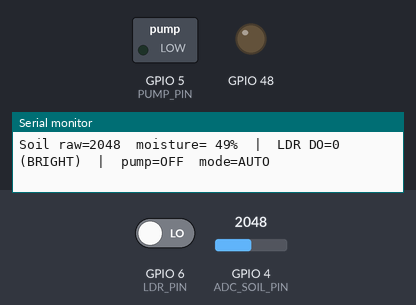
Bench run of a program on a simulated ESP32-S3. Shown: switched loads named in the program (green lamp = pin HIGH), output pins drawn as LEDs (lit = HIGH), the last lines printed to the serial monitor. The inputs (shaded band) are chosen by the test bench; at power-on: GPIO 4 (ADC_SOIL_PIN) = 2048, GPIO 6 (LDR_PIN) LOW. WiFi joins after 1.5 s; servers stay silent unless stated; storage starts empty.

Above: at 2.4 s.
2.5 s: GPIO 4 (ADC_SOIL_PIN) set to 2892
6.5 s: GPIO 4 (ADC_SOIL_PIN) set to 2978
At 7.7 s:
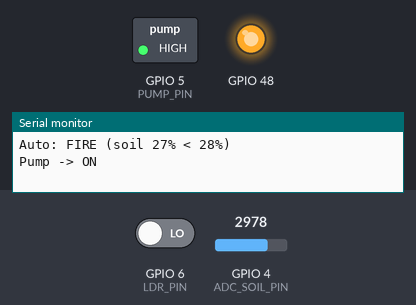
Timing chart, 0 to 44.7 s (numbered marks = the images above; inputs shaded):
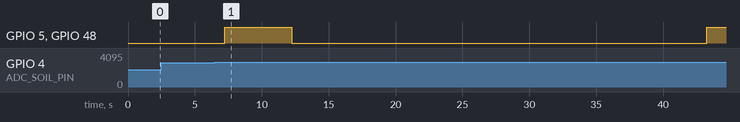

The program:

main.cpp
```cpp
#include <Arduino.h>
#include <WiFi.h>
#include <WebServer.h>
#include <LittleFS.h>

// ================================================================
//  DEBUG AP MODE
//  1 = ESP32 creates its own WiFi network (no router needed)
//  0 = normal mode, connects to your home WiFi below
// ================================================================
#define DEBUG_AP_MODE 1

// --- Home WiFi (used when DEBUG_AP_MODE = 0) ---
const char* ssid     = "NULL";
const char* password = "NULL";

// --- Debug AP credentials (used when DEBUG_AP_MODE = 1) ---
const char* ap_ssid     = "ESP32-Irrigation";
const char* ap_password = "irrigation123";   // min 8 chars, or "" for open

#ifndef LED_BUILTIN
#define LED_BUILTIN 48
#endif

// --- Feature switches ---
#define ENABLE_LIGHT_SENSOR 1

// --- Pinout ---
#define ADC_SOIL_PIN 4
#define LDR_PIN      6
#define PUMP_PIN     5

// --- Relay polarity ---
#define PUMP_ACTIVE_LOW 0

// --- Digital LDR polarity ---
#define LDR_BRIGHT_IS_HIGH 0
#define LDR_USE_PULLUP 0

// --- Timing ---
#define SENSOR_READ_INTERVAL     1000UL
#define PUMP_RUN_TIME            5000UL
#define PUMP_COOLDOWN            30000UL
#define PUMP_MAX_ON_TIME         60000UL

// --- Thresholds ---
// Test value: set above your current reading to force auto to fire.
// Set to 28 for "normal" operation.
#define SOIL_MOISTURE_THRESHOLD  28

WebServer server(80);

// ---------------- State ----------------
bool autoMode    = true;
bool pumpState   = false;
bool pumpTimed   = false;

unsigned long pumpStartTime  = 0;
unsigned long lastPumpStop   = 0;
unsigned long lastSensorRead = 0;
unsigned long pumpOnSince    = 0;

int  moistureValue = 0;
int  lightDigital  = 0;
bool lightIsBright = false;

// ---------------- Pump helpers ----------------
void setPump(bool on) {
    pumpState = on;
    bool level = PUMP_ACTIVE_LOW ? !on : on;
    digitalWrite(PUMP_PIN, level ? HIGH : LOW);
    digitalWrite(LED_BUILTIN, on ? HIGH : LOW);
    Serial.printf("Pump -> %s\n", on ? "ON" : "OFF");
}

void startPumpCycle() {
    setPump(true);
    pumpTimed     = true;
    pumpStartTime = millis();
    pumpOnSince   = millis();
}

void stopPump(const char* reason) {
    if (!pumpState) return;
    pumpTimed    = false;
    lastPumpStop = millis();
    setPump(false);
    if (reason) Serial.printf("Pump stopped: %s\n", reason);
}

// ---------------- WiFi ----------------
void connectWiFi() {
#if DEBUG_AP_MODE
    WiFi.mode(WIFI_AP);
    WiFi.setSleep(false);

    bool ok = (strlen(ap_password) >= 8)
        ? WiFi.softAP(ap_ssid, ap_password)
        : WiFi.softAP(ap_ssid);

    if (!ok) {
        Serial.println("AP start FAILED");
        return;
    }
    Serial.println("=== DEBUG AP MODE ===");
    Serial.printf("SSID    : %s\n", ap_ssid);
    Serial.printf("Password: %s\n", strlen(ap_password) >= 8 ? ap_password : "(open)");
    Serial.print ("Open    : http://");
    Serial.println(WiFi.softAPIP());
    Serial.println("=====================");
#else
    WiFi.mode(WIFI_STA);
    WiFi.setSleep(false);
    WiFi.disconnect(true);
    delay(100);
    WiFi.begin(ssid, password);

    Serial.printf("Connecting to \"%s\" ...\n", ssid);
    unsigned long start = millis();
    int lastStatus = -1;
    while (WiFi.status() != WL_CONNECTED && millis() - start < 20000) {
        delay(500);
        Serial.print(".");
        int s = WiFi.status();
        if (s != lastStatus) {
            Serial.printf(" [status=%d]", s);
            lastStatus = s;
        }
    }
    Serial.println();

    if (WiFi.status() == WL_CONNECTED) {
        Serial.print("Connected! IP: http://");
        Serial.println(WiFi.localIP());
        return;
    }

    Serial.printf("FAILED after 20s. Last status = %d\n", WiFi.status());
    switch (WiFi.status()) {
        case WL_NO_SSID_AVAIL:  Serial.println("-> SSID not found."); break;
        case WL_CONNECT_FAILED: Serial.println("-> Wrong password, OR WPA3-only router."); break;
        case WL_DISCONNECTED:   Serial.println("-> Assoc dropped. Wrong password / WPA3 / MAC filter."); break;
        default:                Serial.println("-> Unknown. Check router.");
    }
    Serial.print("ESP32 MAC: ");
    Serial.println(WiFi.macAddress());
#endif
}

// ---------------- File serving ----------------
void listAllFiles() {
    Serial.println("\n--- Listing all files in LittleFS ---");
    File root = LittleFS.open("/");
    File file = root.openNextFile();
    while (file) {
        Serial.print("FILE: ");
        Serial.println(file.name());
        file = root.openNextFile();
    }
    Serial.println("-----------------------------------\n");
}

void handleRoot() {
    File file = LittleFS.open("/index.html", "r");
    if (!file) {
        server.send(404, "text/plain", "index.html not found in LittleFS");
        return;
    }
    server.streamFile(file, "text/html");
    file.close();
}

// ---------------- JSON API ----------------
void handleSensorData() {
    String json = "{";
    json += "\"moisture\":" + String(moistureValue) + ",";

#if ENABLE_LIGHT_SENSOR
    json += "\"light\":"       + String(lightIsBright ? 100 : 0) + ",";
    json += "\"lightState\":\"" + String(lightIsBright ? "BRIGHT" : "DARK") + "\",";
    json += "\"lightRaw\":"    + String(lightDigital) + ",";
#else
    json += "\"light\":\"--\",";
    json += "\"lightState\":\"--\",";
    json += "\"lightRaw\":\"--\",";
#endif

    json += "\"pump\":\"" + String(pumpState ? "ON" : "OFF") + "\",";
    json += "\"mode\":\"" + String(autoMode  ? "AUTO" : "MANUAL") + "\",";
    json += "\"wifi\":\"" + String(DEBUG_AP_MODE ? "AP" : "STA") + "\"";
    json += "}";
    server.send(200, "application/json", json);
}

void handleTogglePump() {
    autoMode = false;

    if (pumpState) {
        stopPump("manual toggle");
    } else {
        pumpTimed   = false;
        pumpOnSince = millis();
        setPump(true);
    }

    Serial.println("Mode -> MANUAL");

    String json = "{\"status\":\"" + String(pumpState ? "ON" : "OFF") +
                  "\",\"mode\":\"MANUAL\"}";
    server.send(200, "application/json", json);
}

void handleAutoMode() {
    autoMode = true;

    // Stop the pump if it's running (manual OR timed) -- this is the fix
    if (pumpState) {
        stopPump("return to auto");
    }

    Serial.println("Mode -> AUTO");

    server.send(200, "application/json", "{\"mode\":\"AUTO\"}");
}

// ---------------- Sensors ----------------
void readSensors() {
    int rawSoil = analogRead(ADC_SOIL_PIN);
    moistureValue = constrain(map(rawSoil, 4095, 0, 0, 100), 0, 100);

#if ENABLE_LIGHT_SENSOR
    lightDigital = digitalRead(LDR_PIN);
    lightIsBright = LDR_BRIGHT_IS_HIGH ? (lightDigital == HIGH)
                                       : (lightDigital == LOW);

    Serial.printf("Soil raw=%4d  moisture=%3d%%  |  LDR DO=%d (%s)  |  pump=%s  mode=%s\n",
                  rawSoil, moistureValue,
                  lightDigital, lightIsBright ? "BRIGHT" : "DARK",
                  pumpState ? "ON" : "OFF", autoMode ? "AUTO" : "MANUAL");
#else
    Serial.printf("Soil raw=%4d  moisture=%3d%%  |  LDR disabled  |  pump=%s  mode=%s\n",
                  rawSoil, moistureValue,
                  pumpState ? "ON" : "OFF", autoMode ? "AUTO" : "MANUAL");
#endif
}

// ---------------- Auto decision with reason logging ----------------
void runAutoDecision() {
    if (!autoMode) return;   // silent when in manual

    unsigned long now = millis();

    if (pumpState) {
        // pump already running -- nothing to report, it's fine
        return;
    }

    if (lastPumpStop != 0 && (now - lastPumpStop) < PUMP_COOLDOWN) {
        static unsigned long lastReport = 0;
        if (now - lastReport >= 5000) {
            lastReport = now;
            Serial.printf("Auto: waiting for cooldown (%lus left)\n",
                          (PUMP_COOLDOWN - (now - lastPumpStop)) / 1000);
        }
        return;
    }

    if (moistureValue >= SOIL_MOISTURE_THRESHOLD) {
        static unsigned long lastReport = 0;
        if (now - lastReport >= 5000) {
            lastReport = now;
            Serial.printf("Auto: soil OK (%d%% >= %d%%), no water needed\n",
                          moistureValue, SOIL_MOISTURE_THRESHOLD);
        }
        return;
    }

    Serial.printf("Auto: FIRE (soil %d%% < %d%%)\n",
                  moistureValue, SOIL_MOISTURE_THRESHOLD);
    startPumpCycle();
}

// ---------------- Setup ----------------
void setup() {
    Serial.begin(115200);
    delay(200);

    pinMode(LED_BUILTIN, OUTPUT);
    pinMode(ADC_SOIL_PIN, INPUT);
    pinMode(PUMP_PIN, OUTPUT);
#if ENABLE_LIGHT_SENSOR
    pinMode(LDR_PIN, LDR_USE_PULLUP ? INPUT_PULLUP : INPUT);
#endif

    pumpState = false;
    digitalWrite(PUMP_PIN, PUMP_ACTIVE_LOW ? HIGH : LOW);
    digitalWrite(LED_BUILTIN, LOW);

    if (!LittleFS.begin(true)) {
        Serial.println("An Error has occurred while mounting LittleFS");
        return;
    }

    delay(1000);
    listAllFiles();

    connectWiFi();

    server.on("/",            HTTP_GET,  handleRoot);
    server.on("/sensor-data", HTTP_GET,  handleSensorData);
    server.on("/toggle-pump", HTTP_POST, handleTogglePump);
    server.on("/auto-mode",   HTTP_POST, handleAutoMode);
    server.onNotFound([]() { server.send(404, "text/plain", "Not found"); });

    server.begin();
    Serial.println("HTTP server started");
}

// ---------------- Loop ----------------
void loop() {
    server.handleClient();
    unsigned long now = millis();

    if (pumpState && pumpOnSince && (now - pumpOnSince >= PUMP_MAX_ON_TIME)) {
        Serial.println("!! SAFETY CUTOFF -- pump ran too long");
        stopPump("safety cutoff");
        pumpOnSince = 0;
    }

    if (pumpTimed && (now - pumpStartTime >= PUMP_RUN_TIME)) {
        stopPump("auto cycle complete");
        pumpOnSince = 0;
    }

    if (now - lastSensorRead >= SENSOR_READ_INTERVAL) {
        lastSensorRead = now;
        readSensors();
        runAutoDecision();
    }
}
```

Measured:
- the behaviour switches between 2948 and 2949 on GPIO 4 (ADC_SOIL_PIN) (found by bisection; images 0 and 1)
- after the input at 6.5 s, GPIO 5 (PUMP_PIN), GPIO 48: LOW → HIGH after 0.74 s, → LOW 5.0 s later, → HIGH 31.0 s later
